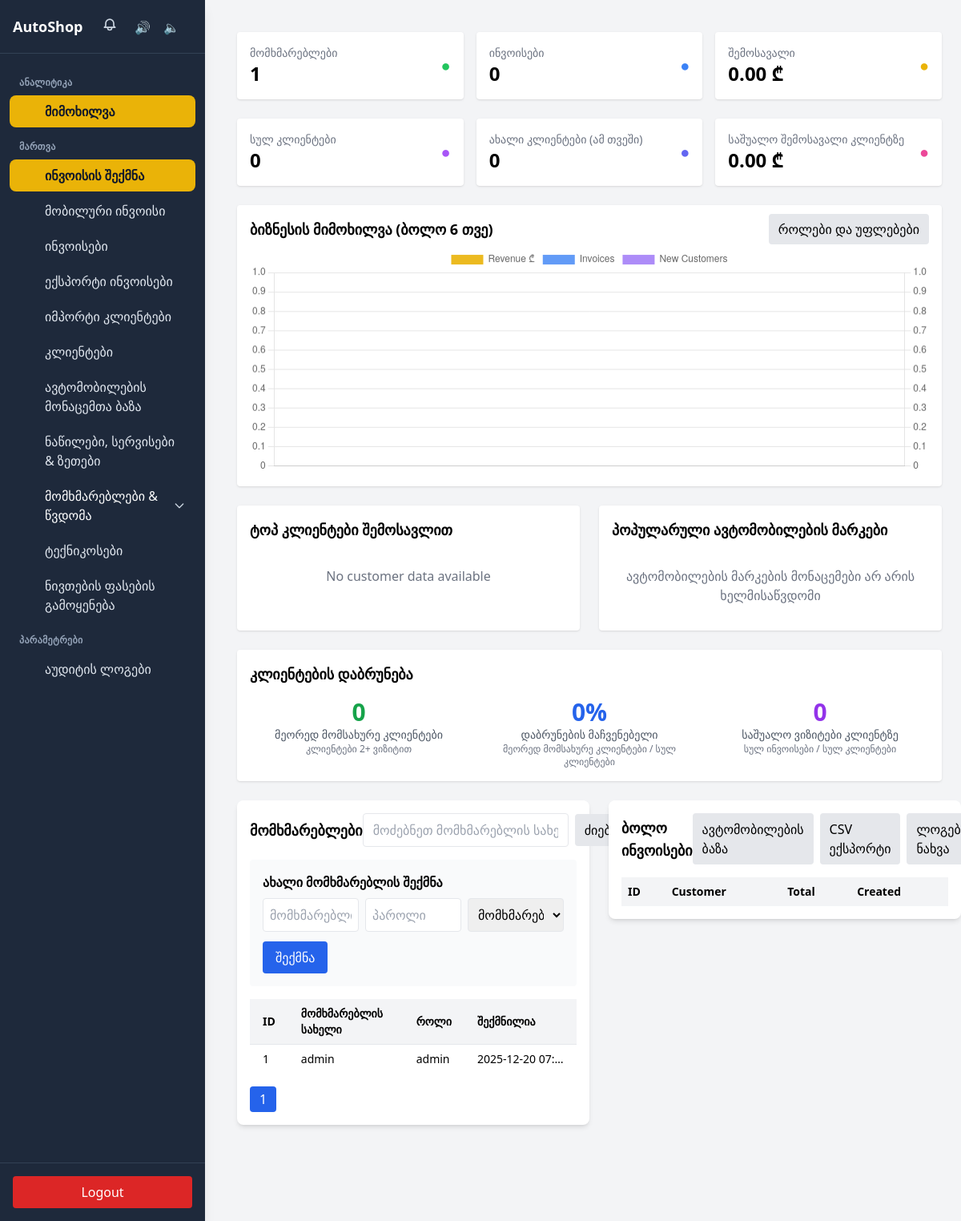
/admin/index.php (signed in), run on the app's committed database.
### tables this page shows
CREATE TABLE users (
    id INT AUTO_INCREMENT PRIMARY KEY,
    username VARCHAR(50) UNIQUE NOT NULL,
    password VARCHAR(255) NOT NULL,
    role ENUM('admin', 'manager', 'user') NOT NULL DEFAULT 'user',
    created_at TIMESTAMP DEFAULT CURRENT_TIMESTAMP
);

### admin/index.php (the view, shortened to what this page needs)
<?php
require '../config.php';
$totalUsers = (int)$pdo->query('SELECT COUNT(*) FROM users')->fetchColumn();
$totalInvoices = (int)$pdo->query('SELECT COUNT(*) FROM invoices')->fetchColumn();
$totalRevenue = (float)$pdo->query('SELECT IFNULL(SUM(grand_total),0) FROM invoices')->fetchColumn();
$totalCustomers = (int)$pdo->query('SELECT COUNT(*) FROM customers')->fetchColumn();
$newCustomersThisMonth = (int)$pdo->query("SELECT COUNT(*) FROM customers WHERE DATE_FORMAT(created_at, '%Y-%m') = DATE_FORMAT(CURDATE(), '%Y-%m')")->fetchColumn();
$avgRevenuePerCustomer = $totalCustomers > 0 ? $totalRevenue / $totalCustomers : 0;
$topCustomers = $pdo->query("
    SELECT c.full_name, c.phone, c.plate_number, c.car_mark,
           COUNT(i.id) as total_invoices,
           IFNULL(SUM(i.grand_total), 0) as total_spent,
           MAX(i.created_at) as last_visit
    FROM customers c
    LEFT JOIN invoices i ON c.id = i.customer_id
    GROUP BY c.id, c.full_name, c.phone, c.plate_number, c.car_mark
    ORDER BY total_spent DESC
    LIMIT 10
")->fetchAll();
$repeatCustomers = (int)$pdo->query("
    SELECT COUNT(*) FROM (
        SELECT customer_id, COUNT(*) as visit_count
        FROM invoices
        WHERE customer_id IS NOT NULL
        GROUP BY customer_id
        HAVING visit_count > 1
    ) as repeat_customers
")->fetchColumn();
$popularCarBrands = $pdo->query("
    SELECT car_mark, COUNT(*) as count
    FROM customers
    WHERE car_mark IS NOT NULL AND car_mark != ''
    GROUP BY car_mark
    ORDER BY count DESC
    LIMIT 10
")->fetchAll();
$chartLabels = [];
$chartInvoices = [];
$chartRevenue = [];
$chartCustomers = [];
$search = trim($_GET['search'] ?? '');
$page = max(1, (int)($_GET['page'] ?? 1));
$perPage = 15;
$offset = ($page - 1) * $perPage;
if ($search !== '') {
    $stmt = $pdo->prepare("SELECT id, username, role, created_at FROM users WHERE username LIKE ? ORDER BY created_at DESC LIMIT ? OFFSET ?");
    $stmt->bindValue(1, "%$search%", PDO::PARAM_STR);
    $stmt->bindValue(2, (int)$perPage, PDO::PARAM_INT);
    $stmt->bindValue(3, (int)$offset, PDO::PARAM_INT);
    $stmt->execute();
    $users = $stmt->fetchAll();
    $countStmt = $pdo->prepare("SELECT COUNT(*) FROM users WHERE username LIKE ?");
    $countStmt->execute(["%$search%"]);
    $totalMatched = (int)$countStmt->fetchColumn();
} else {
    $stmt = $pdo->prepare("SELECT id, username, role, created_at FROM users ORDER BY created_at DESC LIMIT ? OFFSET ?");
    $stmt->bindValue(1, (int)$perPage, PDO::PARAM_INT);
    $stmt->bindValue(2, (int)$offset, PDO::PARAM_INT);
    $stmt->execute();
    $users = $stmt->fetchAll();
    $totalMatched = $totalUsers;
}
$totalPages = (int)ceil($totalMatched / $perPage);
?>
<!DOCTYPE html>
<html lang="ka">
<head>
    <script src="https://cdn.tailwindcss.com"></script>
</head>
<body class="bg-gray-100 min-h-screen overflow-auto font-sans antialiased pb-20">
    <?php include __DIR__ . '/../partials/sidebar.php'; ?>
    <div class="min-h-full overflow-auto ml-0 md:ml-64 pt-4 pl-4">
        <div class="h-full overflow-auto p-4 md:p-6">
        <div class="grid grid-cols-1 md:grid-cols-3 gap-4 mb-6">
            <div class="bg-white p-4 rounded shadow flex items-center justify-between">
                <div>
                    <p class="text-sm text-gray-500">მომხმარებლები</p>
                    <p class="text-2xl font-bold"><?php echo number_format($totalUsers); ?></p>
                </div>
                <div class="text-green-500 font-bold text-xl">●</div>
            </div>
            <div class="bg-white p-4 rounded shadow flex items-center justify-between">
                <div>
                    <p class="text-sm text-gray-500">ინვოისები</p>
                    <p class="text-2xl font-bold"><?php echo number_format($totalInvoices); ?></p>
                </div>
                <div class="text-blue-500 font-bold text-xl">●</div>
            </div>
            <div class="bg-white p-4 rounded shadow flex items-center justify-between">
                <div>
                    <p class="text-sm text-gray-500">შემოსავალი</p>
                    <p class="text-2xl font-bold"><?php echo number_format($totalRevenue, 2); ?> ₾</p>
                </div>
                <div class="text-yellow-500 font-bold text-xl">●</div>
            </div>
        </div>
        <div class="grid grid-cols-1 md:grid-cols-3 gap-4 mb-6">
            <div class="bg-white p-4 rounded shadow flex items-center justify-between">
                <div>
                    <p class="text-sm text-gray-500">სულ კლიენტები</p>
                    <p class="text-2xl font-bold"><?php echo number_format($totalCustomers); ?></p>
                </div>
                <div class="text-purple-500 font-bold text-xl">●</div>
            </div>
            <div class="bg-white p-4 rounded shadow flex items-center justify-between">
                <div>
                    <p class="text-sm text-gray-500">ახალი კლიენტები (ამ თვეში)</p>
                    <p class="text-2xl font-bold"><?php echo number_format($newCustomersThisMonth); ?></p>
                </div>
                <div class="text-indigo-500 font-bold text-xl">●</div>
            </div>
            <div class="bg-white p-4 rounded shadow flex items-center justify-between">
                <div>
                    <p class="text-sm text-gray-500">საშუალო შემოსავალი კლიენტზე</p>
                    <p class="text-2xl font-bold"><?php echo number_format($avgRevenuePerCustomer, 2); ?> ₾</p>
                </div>
                <div class="text-pink-500 font-bold text-xl">●</div>
            </div>
        </div>
        <div class="bg-white p-4 rounded shadow mb-6">
            <div class="flex justify-between items-center mb-2">
                <h3 class="text-lg font-bold">ბიზნესის მიმოხილვა (ბოლო 6 თვე)</h3>
                <div>
                    <a href="permissions.php" class="px-3 py-2 bg-gray-200 rounded">როლები და უფლებები</a>
                </div>
            </div>
            <canvas id="revenueChart" height="100"></canvas>
        </div>
        <script>
            const labels = <?php echo json_encode($chartLabels); ?>;
            const revenueData = <?php echo json_encode($chartRevenue); ?>;
            const invoicesData = <?php echo json_encode($chartInvoices); ?>;
            const customersData = <?php echo json_encode($chartCustomers); ?>;
            const ctx = document.getElementById('revenueChart').getContext('2d');
            new Chart(ctx, {
                type: 'bar',
                data: {
                    labels: labels,
                    datasets: [
                        { label: 'Revenue ₾', data: revenueData, backgroundColor: 'rgba(234,179,8,0.9)', yAxisID: 'y' },
                        { label: 'Invoices', data: invoicesData, backgroundColor: 'rgba(59,130,246,0.8)', yAxisID: 'y' },
                        { label: 'New Customers', data: customersData, backgroundColor: 'rgba(139,92,246,0.7)', yAxisID: 'y1' }
                    ]
                },
                options: {
                    responsive: true,
                    interaction: { mode: 'index', intersect: false },
                    scales: {
                        y: { beginAtZero: true, position: 'left' },
                        y1: { beginAtZero: true, position: 'right', grid: { drawOnChartArea: false } }
                    }
                }
            });
        </script>
        <div class="grid grid-cols-1 md:grid-cols-2 gap-6 mb-6">
            <div class="bg-white p-4 rounded shadow">
                <h3 class="text-lg font-bold mb-4">ტოპ კლიენტები შემოსავლით</h3>
                <div class="space-y-3">
                    <?php if (empty($topCustomers)): ?>
                        <p class="text-gray-500 text-center py-4">No customer data available</p>
                    <?php endif; ?>
                </div>
            </div>
            <div class="bg-white p-4 rounded shadow">
                <h3 class="text-lg font-bold mb-4">პოპულარული ავტომობილების მარკები</h3>
                <div class="space-y-3">
                    <?php if (empty($popularCarBrands)): ?>
                        <p class="text-gray-500 text-center py-4">ავტომობილების მარკების მონაცემები არ არის ხელმისაწვდომი</p>
                    <?php endif; ?>
                </div>
            </div>
        </div>
        <div class="bg-white p-4 rounded shadow mb-6">
            <h3 class="text-lg font-bold mb-4">კლიენტების დაბრუნება</h3>
            <div class="grid grid-cols-1 md:grid-cols-3 gap-4">
                <div class="text-center">
                    <p class="text-3xl font-bold text-green-600"><?php echo number_format($repeatCustomers); ?></p>
                    <p class="text-sm text-gray-600">მეორედ მომსახურე კლიენტები</p>
                    <p class="text-xs text-gray-500">კლიენტები 2+ ვიზიტით</p>
                </div>
                <div class="text-center">
                    <p class="text-3xl font-bold text-blue-600"><?php echo $totalCustomers > 0 ? round(($repeatCustomers / $totalCustomers) * 100, 1) : 0; ?>%</p>
                    <p class="text-sm text-gray-600">დაბრუნების მაჩვენებელი</p>
                    <p class="text-xs text-gray-500">მეორედ მომსახურე კლიენტები / სულ კლიენტები</p>
                </div>
                <div class="text-center">
                    <p class="text-3xl font-bold text-purple-600"><?php echo $totalCustomers > 0 ? round($totalInvoices / $totalCustomers, 1) : 0; ?></p>
                    <p class="text-sm text-gray-600">საშუალო ვიზიტები კლიენტზე</p>
                    <p class="text-xs text-gray-500">სულ ინვოისები / სულ კლიენტები</p>
                </div>
            </div>
        </div>
        <div class="flex flex-col md:flex-row gap-6">
            <div class="md:w-1/2">
                <div class="bg-white p-4 rounded-lg shadow-md mb-4">
                    <div class="flex justify-between items-center mb-4">
                        <h3 class="text-lg font-bold">მომხმარებლები</h3>
                        <form method="get" class="flex items-center gap-2">
                            <input type="text" name="search" value="<?php echo htmlspecialchars($search); ?>" placeholder="მოძებნეთ მომხმარებლის სახელი" class="px-3 py-2 border rounded">
                            <button type="submit" class="px-3 py-2 bg-gray-200 rounded">ძიება</button>
                        </form>
                    </div>
                    <form method="post" class="bg-gray-50 p-4 rounded mb-4">
                        <h4 class="font-semibold mb-2">ახალი მომხმარებლის შექმნა</h4>
                        <div class="grid grid-cols-3 gap-2">
                            <input type="text" name="username" placeholder="მომხმარებლის სახელი" class="px-2 py-2 border rounded" required>
                            <input type="password" name="password" placeholder="პაროლი" class="px-2 py-2 border rounded" required>
                            <select name="role" class="px-2 py-2 border rounded" required>
                                <option value="user">მომხმარებელი</option>
                            </select>
                        </div>
                        <button type="submit" name="create_user" class="mt-3 bg-blue-600 text-white px-4 py-2 rounded hover:bg-blue-500">შექმნა</button>
                    </form>
                    <div class="overflow-x-auto">
                        <table class="w-full text-xs sm:text-sm min-w-[400px]">
                            <thead class="bg-gray-100">
                                <tr>
                                    <th class="text-left px-2 md:px-4 py-2">ID</th>
                                    <th class="text-left px-2 md:px-4 py-2">მომხმარებლის სახელი</th>
                                    <th class="text-left px-2 md:px-4 py-2">როლი</th>
                                    <th class="text-left px-2 md:px-4 py-2">შექმნილია</th>
                                </tr>
                            </thead>
                            <tbody>
                                <?php foreach ($users as $user): ?>
                                <tr class="border-t hover:bg-gray-50">
                                    <td class="px-2 md:px-4 py-2"><?php echo $user['id']; ?></td>
                                    <td class="px-2 md:px-4 py-2 truncate max-w-[120px]"><?php echo htmlspecialchars($user['username']); ?></td>
                                    <td class="px-2 md:px-4 py-2"><?php echo $user['role']; ?></td>
                                    <td class="px-2 md:px-4 py-2 truncate max-w-[140px]"><?php echo $user['created_at']; ?></td>
                                </tr>
                                <?php endforeach; ?>
                            </tbody>
                        </table>
                    </div>
                    <div class="mt-4 flex gap-2">
                        <?php for ($i = 1; $i <= $totalPages; $i++): ?>
                        <a href="?search=<?php echo urlencode($search); ?>&page=<?php echo $i; ?>" class="px-3 py-1 rounded <?php echo $i === $page ? 'bg-blue-600 text-white' : 'bg-gray-100'; ?>"><?php echo $i; ?></a>
                        <?php endfor; ?>
                    </div>
                </div>
            </div>
            <div class="md:w-1/2">
                <div class="bg-white p-4 rounded-lg shadow-md mb-4">
                    <div class="flex justify-between items-center mb-4">
                        <h3 class="text-lg font-bold">ბოლო ინვოისები</h3>
                        <div class="flex items-center gap-2">
                            <a href="vehicles.php" class="px-3 py-2 bg-gray-200 rounded">ავტომობილების ბაზა</a>
                            <a href="export_invoices.php" class="px-3 py-2 bg-gray-200 rounded">CSV ექსპორტი</a>
                            <a href="logs.php" class="px-3 py-2 bg-gray-200 rounded">ლოგების ნახვა</a>
                        </div>
                    </div>
                    <div class="overflow-x-auto">
                        <table class="w-full text-sm">
                            <thead class="bg-gray-100">
                                <tr>
                                    <th class="text-left px-2 py-2">ID</th>
                                    <th class="text-left px-2 py-2">Customer</th>
                                    <th class="text-left px-2 py-2">Total</th>
                                    <th class="text-left px-2 py-2">Created</th>
                                </tr>
                            </thead>
                        </table>
                    </div>
                </div>
            </div>
        </div>
        </div>
    </div>
</body>
</html>

### admin/index.php (style rules this page uses)
body { font-family: 'BPG Arial', 'BPG Arial Caps'; }

### data on the page
users: id "1", username "admin", role "admin", created_at "2025-12-20 07:…"

### other printed values
$section['label'] "ᲐᲜᲐᲚᲘᲢᲘᲙᲐ"
$item['label'] "მიმოხილვა"
$section['label'] "ᲛᲐᲠᲗᲕᲐ"
$item['label'] "ინვოისის შექმნა"
$item['label'] "მობილური ინვოისი"
$item['label'] "ინვოისები"
$item['label'] "ექსპორტი ინვოისები"
$item['label'] "იმპორტი კლიენტები"
$item['label'] "კლიენტები"
$item['label'] "ავტომობილების მონაცემთა ბაზა"
$item['label'] "ნაწილები, სერვისები & ზეთები"
$item['label'] "მომხმარებლები & წვდომა"
$item['label'] "ტექნიკოსები"
$item['label'] "ნივთების ფასების გამოყენება"
$section['label'] "ᲞᲐᲠᲐᲛᲔᲢᲠᲔᲑᲘ"
